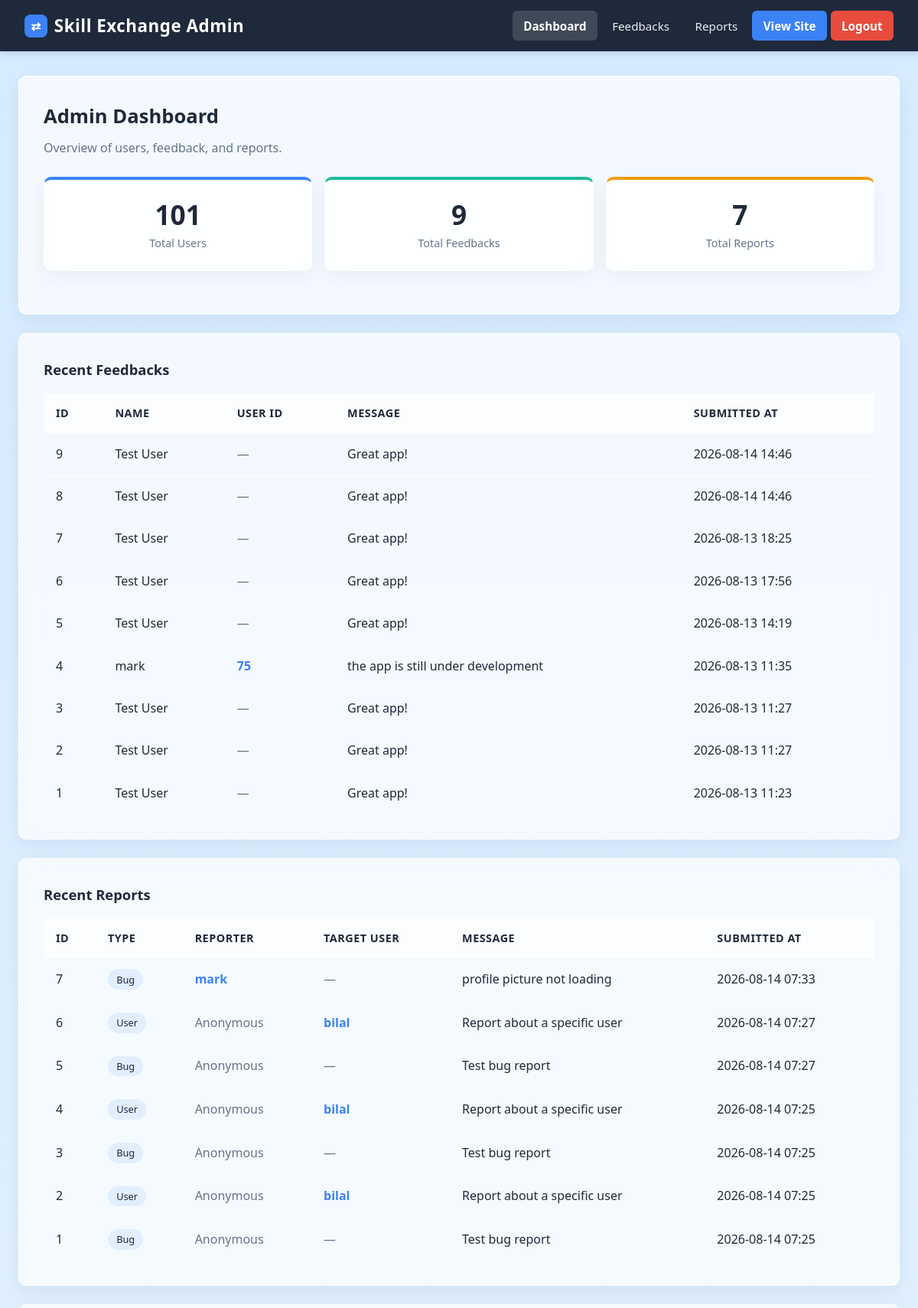
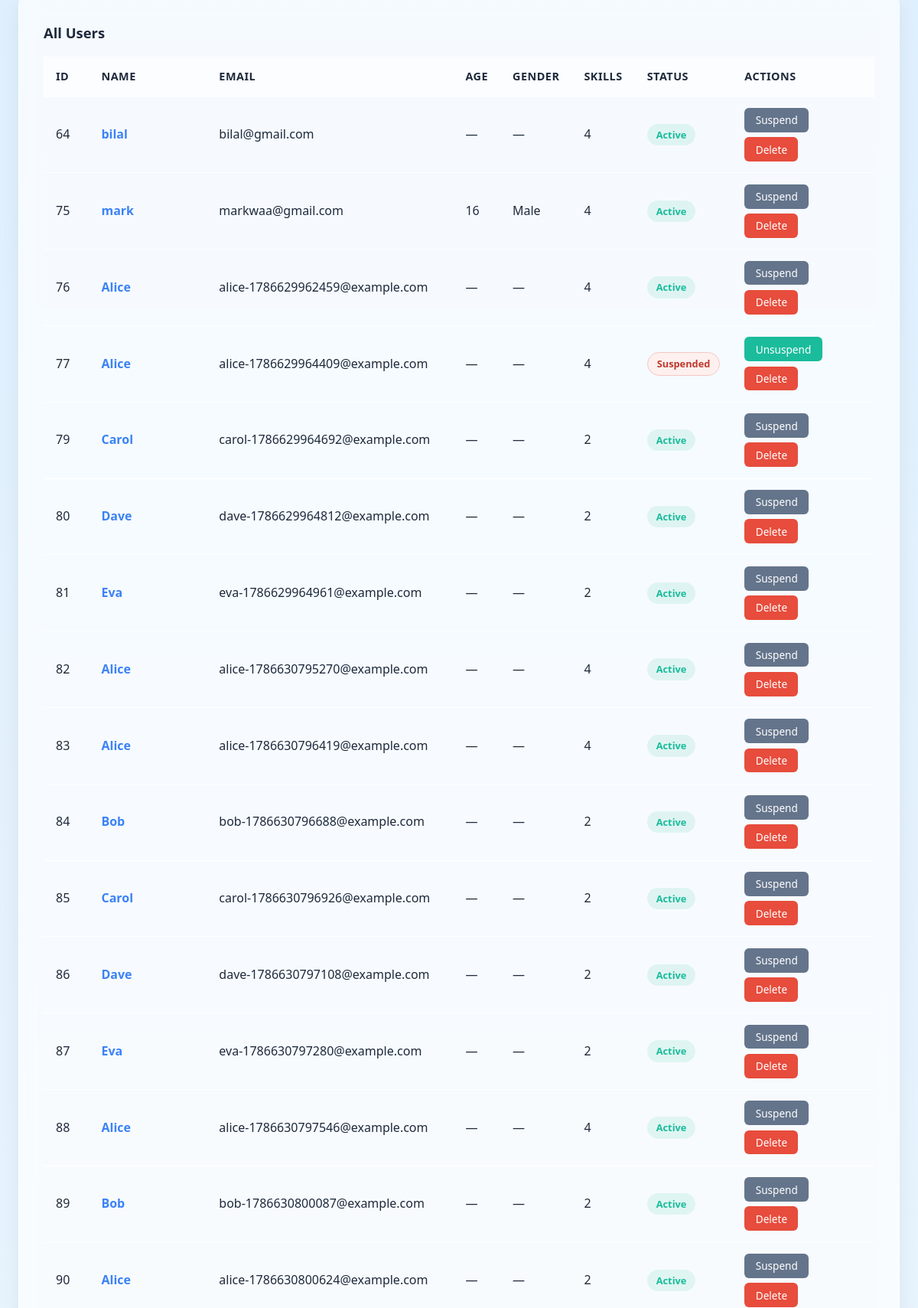
The page /admin (upper part) on the database its author committed (2 pictures, top to bottom).
### models.py (models this page shows, shortened)
class Feedback(Base):
    __tablename__ = "feedbacks"
    id = Column(Integer, primary_key=True, index=True)
    user_id = Column(Integer, ForeignKey("users.id"), nullable=True, index=True)
    name = Column(String, nullable=True)
    message = Column(Text, nullable=False)
    created_at = Column(DateTime, default=datetime.utcnow, nullable=False)

class Report(Base):
    __tablename__ = "reports"
    id = Column(Integer, primary_key=True, index=True)
    reporter_id = Column(Integer, ForeignKey("users.id"), nullable=True, index=True)
    report_type = Column(String, nullable=False)
    target_user_id = Column(Integer, ForeignKey("users.id"), nullable=True, index=True)
    message = Column(Text, nullable=False)
    created_at = Column(DateTime, default=datetime.utcnow, nullable=False)

class User(Base):
    __tablename__ = "users"
    id = Column(Integer, primary_key=True, index=True)
    name = Column(String, nullable=False)
    email = Column(String, unique=True, index=True, nullable=False)
    password = Column(String, nullable=True)
    skills_can_teach = Column(Text, default="[]")
    skills_want_to_learn = Column(Text, default="[]")
    bio = Column(Text, default="")
    age = Column(Integer, nullable=True, default=None)
    gender = Column(String, nullable=True, default=None)
    profile_picture = Column(String, nullable=True, default=None)
    is_suspended = Column(Boolean, default=False, nullable=False)

### main.py (the view)
@app.get("/admin", response_class=HTMLResponse)
def admin_dashboard(
    request: Request,
    _: None = Depends(require_admin),
    db: Session = Depends(get_db),
):
    total_users = db.query(User).count()
    total_feedbacks = db.query(Feedback).count()
    total_reports = db.query(Report).count()
    recent_feedbacks = (
        db.query(Feedback)
        .order_by(Feedback.created_at.desc(), Feedback.id.desc())
        .limit(10)
        .all()
    )
    feedback_data = [
        {
            "id": fb.id,
            "user_id": fb.user_id,
            "name": fb.name,
            "message": fb.message,
            "created_at": fb.created_at,
        }
        for fb in recent_feedbacks
    ]
    recent_reports = (
        db.query(Report)
        .order_by(Report.created_at.desc(), Report.id.desc())
        .limit(10)
        .all()
    )
    report_data = []
    for rep in recent_reports:
        reporter_name = None
        if rep.reporter_id:
            reporter = db.query(User).filter(User.id == rep.reporter_id).first()
            reporter_name = reporter.name if reporter else None
        target_name = None
        if rep.target_user_id:
            target = db.query(User).filter(User.id == rep.target_user_id).first()
            target_name = target.name if target else None
        report_data.append(
            {
                "id": rep.id,
                "reporter_id": rep.reporter_id,
                "reporter_name": reporter_name,
                "report_type": rep.report_type,
                "report_type_label": REPORT_TYPE_LABELS.get(rep.report_type, rep.report_type),
                "target_user_id": rep.target_user_id,
                "target_name": target_name,
                "message": rep.message,
                "created_at": rep.created_at,
            }
        )
    users = db.query(User).order_by(User.id.asc()).all()
    user_data = [
        {
            "id": user.id,
            "name": user.name,
            "email": user.email,
            "age": user.age,
            "gender": user.gender,
            "skills_count": len(user.get_skills_can_teach()) + len(user.get_skills_want_to_learn()),
            "is_suspended": user.is_suspended,
        }
        for user in users
    ]
    return templates.TemplateResponse(
        request=request,
        name="admin_dashboard.html",
        context={
            "app_name": "Skill Exchange",
            "total_users": total_users,
            "total_feedbacks": total_feedbacks,
            "total_reports": total_reports,
            "feedbacks": feedback_data,
            "reports": report_data,
            "users": user_data,
        },
    )

### templates/admin_dashboard.html (shortened to what this page needs)
{% extends "admin_base.html" %}
{% block content %}
<div class="card">
    <h1>Admin Dashboard</h1>
    <p class="subtitle">Overview of users, feedback, and reports.</p>
    <div class="stats-grid">
        <div class="stat-card">
            <div class="stat-value">{{ total_users }}</div>
            <div class="stat-label">Total Users</div>
        </div>
        <div class="stat-card">
            <div class="stat-value">{{ total_feedbacks }}</div>
            <div class="stat-label">Total Feedbacks</div>
        </div>
        <div class="stat-card">
            <div class="stat-value">{{ total_reports }}</div>
            <div class="stat-label">Total Reports</div>
        </div>
    </div>
</div>
<div class="card">
    <h2 class="subsection-title">Recent Feedbacks</h2>
    {% if feedbacks %}
    <table class="users-table">
        <thead>
            <tr>
                <th>ID</th>
                <th>Name</th>
                <th>User ID</th>
                <th>Message</th>
                <th>Submitted At</th>
            </tr>
        </thead>
        <tbody>
            {% for fb in feedbacks %}
            <tr>
                <td>{{ fb.id }}</td>
                <td>
                    {% if fb.name %}
                    {{ fb.name }}
                    {% else %}
                    <span class="text-muted">Anonymous</span>
                    {% endif %}
                </td>
                <td>
                    {% if fb.user_id %}
                    <a class="user-link" href="/user/{{ fb.user_id }}">{{ fb.user_id }}</a>
                    {% else %}
                    <span class="text-muted">—</span>
                    {% endif %}
                </td>
                <td>{{ fb.message }}</td>
                <td>{{ fb.created_at.strftime('%Y-%m-%d %H:%M') if fb.created_at else '—' }}</td>
            </tr>
            {% endfor %}
        </tbody>
    </table>
    {% else %}
    <div class="empty-state">
        <div class="empty-icon">💬</div>
        <div class="empty-title">No feedback yet</div>
        <div class="empty-desc">When users submit feedback, it will appear here.</div>
    </div>
    {% endif %}
</div>
<div class="card">
    <h2 class="subsection-title">Recent Reports</h2>
    {% if reports %}
    <table class="users-table">
        <thead>
            <tr>
                <th>ID</th>
                <th>Type</th>
                <th>Reporter</th>
                <th>Target User</th>
                <th>Message</th>
                <th>Submitted At</th>
            </tr>
        </thead>
        <tbody>
            {% for rep in reports %}
            <tr>
                <td>{{ rep.id }}</td>
                <td>
                    <span class="tag">{{ rep.report_type_label }}</span>
                </td>
                <td>
                    {% if rep.reporter_id %}
                    <a class="user-link" href="/user/{{ rep.reporter_id }}">{{ rep.reporter_name or rep.reporter_id }}</a>
                    {% else %}
                    <span class="text-muted">Anonymous</span>
                    {% endif %}
                </td>
                <td>
                    {% if rep.target_user_id %}
                    <a class="user-link" href="/user/{{ rep.target_user_id }}">{{ rep.target_name or rep.target_user_id }}</a>
                    {% else %}
                    <span class="text-muted">—</span>
                    {% endif %}
                </td>
                <td>{{ rep.message }}</td>
                <td>{{ rep.created_at.strftime('%Y-%m-%d %H:%M') if rep.created_at else '—' }}</td>
            </tr>
            {% endfor %}
        </tbody>
    </table>
    {% else %}
    <div class="empty-state">
        <div class="empty-icon">🚩</div>
        <div class="empty-title">No reports yet</div>
        <div class="empty-desc">When users submit reports, they will appear here.</div>
    </div>
    {% endif %}
</div>
<div class="card">
    <h2 class="subsection-title">All Users</h2>
    {% if users %}
    <table class="users-table">
        <thead>
            <tr>
                <th>ID</th>
                <th>Name</th>
                <th>Email</th>
                <th>Age</th>
                <th>Gender</th>
                <th>Skills</th>
                <th>Status</th>
                <th>Actions</th>
            </tr>
        </thead>
        <tbody>
            {% for user in users %}
            <tr>
                <td>{{ user.id }}</td>
                <td>
                    <a class="user-link" href="/user/{{ user.id }}">{{ user.name }}</a>
                </td>
                <td>{{ user.email }}</td>
                <td>{{ user.age if user.age is not none else '—' }}</td>
                <td>{{ user.gender if user.gender else '—' }}</td>
                <td>{{ user.skills_count }}</td>
                <td>
                    {% if user.is_suspended %}
                    <span class="status-badge status-suspended">Suspended</span>
                    {% else %}
                    <span class="status-badge status-active">Active</span>
                    {% endif %}
                </td>
                <td>
                    <div class="action-buttons">
                        {% if user.is_suspended %}
                        <form method="post" action="/admin/users/{{ user.id }}/unsuspend" style="display:inline;">
                            <button type="submit" class="btn btn-sm btn-success">Unsuspend</button>
                        </form>
                        {% else %}
                        <form method="post" action="/admin/users/{{ user.id }}/suspend" style="display:inline;">
                            <button type="submit" class="btn btn-sm btn-secondary">Suspend</button>
                        </form>
                        {% endif %}
                        <form method="post" action="/admin/users/{{ user.id }}/delete" style="display:inline;"
                              onsubmit="return confirm('Delete user {{ user.name }}? This will remove their messages, ratings, and profile picture. This cannot be undone.');">
                            <button type="submit" class="btn btn-sm btn-danger">Delete</button>
                        </form>
                    </div>
                </td>
            </tr>
            {% endfor %}
        </tbody>
    </table>
    {% else %}
    <div class="empty-state">
        <div class="empty-icon">👤</div>
        <div class="empty-title">No users yet</div>
        <div class="empty-desc">When users register, they will appear here.</div>
    </div>
    {% endif %}
</div>
{% endblock %}

### rows shown on the page
Feedback: id "9", name "Test User", message "Great app!", created_at "2026-08-14 14:46"
Feedback: id "8", name "Test User", message "Great app!", created_at "2026-08-14 14:46"
Feedback: id "7", name "Test User", message "Great app!", created_at "2026-08-13 18:25"
Feedback: id "6", name "Test User", message "Great app!", created_at "2026-08-13 17:56"
Feedback: id "5", name "Test User", message "Great app!", created_at "2026-08-13 14:19"
Feedback: id "4", name "mark", user_id "75", message "the app is still under development", created_at "2026-08-13 11:35"
Feedback: id "3", name "Test User", message "Great app!", created_at "2026-08-13 11:27"
Feedback: id "2", name "Test User", message "Great app!", created_at "2026-08-13 11:27"
Feedback: id "1", name "Test User", message "Great app!", created_at "2026-08-13 11:23"
Report: id "7", report_type_label "Bug", name "mark", message "profile picture not loading", created_at "2026-08-14 07:33"
Report: id "6", report_type_label "User", shows "Anonymous", name "bilal", message "Report about a specific user", created_at "2026-08-14 07:27"
Report: id "5", report_type_label "Bug", shows "Anonymous", message "Test bug report", created_at "2026-08-14 07:27"
Report: id "4", report_type_label "User", shows "Anonymous", name "bilal", message "Report about a specific user", created_at "2026-08-14 07:25"
Report: id "3", report_type_label "Bug", shows "Anonymous", message "Test bug report", created_at "2026-08-14 07:25"
Report: id "2", report_type_label "User", shows "Anonymous", name "bilal", message "Report about a specific user", created_at "2026-08-14 07:25"
Report: id "1", report_type_label "Bug", shows "Anonymous", message "Test bug report", created_at "2026-08-14 07:25"
User: id "64", name "bilal", email "bilal@gmail.com", age "—", gender "—", skills_count "4", shows "Active"
User: id "75", name "mark", email "markwaa@gmail.com", age "16", gender "Male", skills_count "4", shows "Active"
User: id "76", name "Alice", email "alice-1786629962459@example.com", age "—", gender "—", skills_count "4", shows "Active"
User: id "77", name "Alice", email "alice-1786629964409@example.com", age "—", gender "—", skills_count "4", shows "Suspended"
User: id "79", name "Carol", email "carol-1786629964692@example.com", age "—", gender "—", skills_count "2", shows "Active"
User: id "80", name "Dave", email "dave-1786629964812@example.com", age "—", gender "—", skills_count "2", shows "Active"
User: id "81", name "Eva", email "eva-1786629964961@example.com", age "—", gender "—", skills_count "2", shows "Active"
User: id "82", name "Alice", email "alice-1786630795270@example.com", age "—", gender "—", skills_count "4", shows "Active"
User: id "83", name "Alice", email "alice-1786630796419@example.com", age "—", gender "—", skills_count "4", shows "Active"
User: id "84", name "Bob", email "bob-1786630796688@example.com", age "—", gender "—", skills_count "2", shows "Active"
User: id "85", name "Carol", email "carol-1786630796926@example.com", age "—", gender "—", skills_count "2", shows "Active"
User: id "86", name "Dave", email "dave-1786630797108@example.com", age "—", gender "—", skills_count "2", shows "Active"
User: id "87", name "Eva", email "eva-1786630797280@example.com", age "—", gender "—", skills_count "2", shows "Active"
User: id "88", name "Alice", email "alice-1786630797546@example.com", age "—", gender "—", skills_count "4", shows "Active"
User: id "89", name "Bob", email "bob-1786630800087@example.com", age "—", gender "—", skills_count "2", shows "Active"
User: id "90", name "Alice", email "alice-1786630800624@example.com", age "—", gender "—", skills_count "2", shows "Active"

### other values the page prints
{{ app_name }} "Skill Exchange"
{{ total_users }} "101"
{{ total_feedbacks }} "9"
{{ total_reports }} "7"
